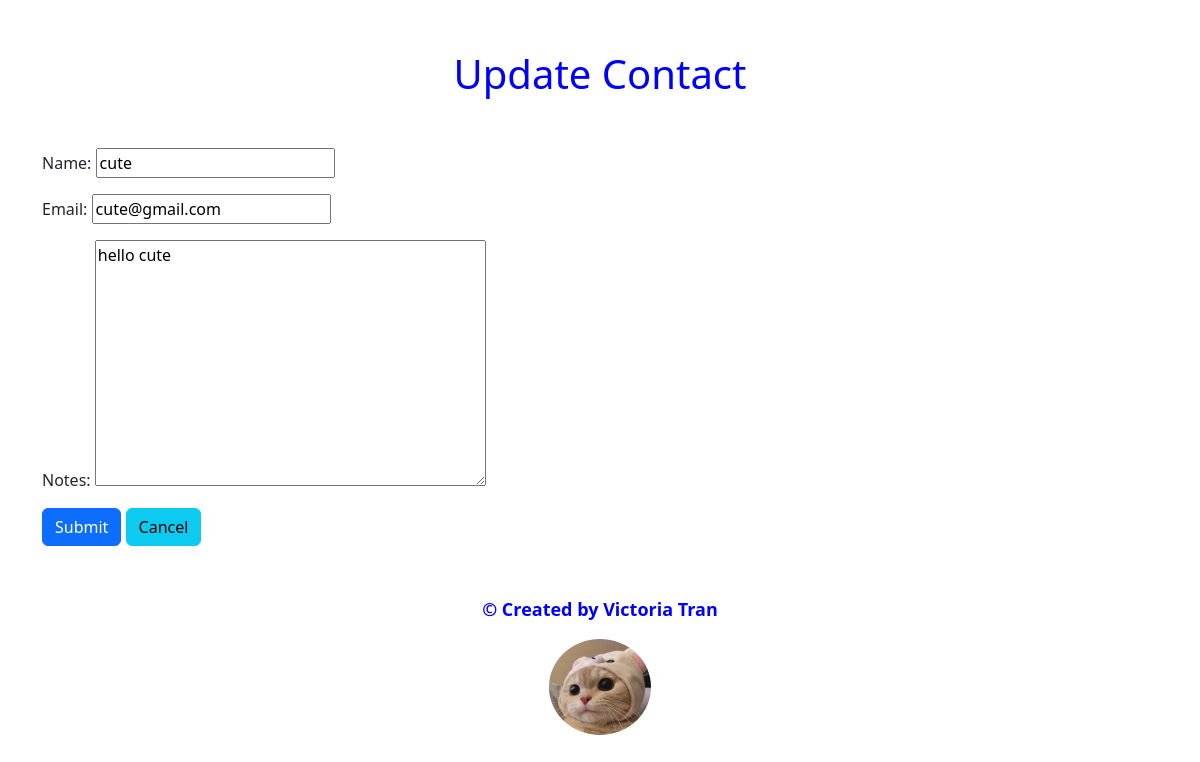
The app's page /contact/3/update/ with its own data.
### contacts/models.py (models this page shows)
class Contact(models.Model):
    name = models.CharField(max_length=20, null=False, unique=True, error_messages={'unique':"Contact with this name already exists."})
    email = models.EmailField(null=False, unique=True, error_messages={
        'unique': "This email is already in use.",
        'required': "Email field cannot be empty.",
        'invalid': "Enter a valid email address."})
    notes = models.TextField(max_length = 200, default="", blank="True") #multiple lines of text
    created_time = models.DateTimeField(auto_now_add=True)

### contacts/views.py (the view)
# urls.py: path("contact/<int:pk>/update/", ContactUpdateView.as_view(), name="contact_update"),
class ContactUpdateView(UpdateView):
    model = Contact
    form_class = ContactForm
    template_name = 'contacts/contact_update.html'
    success_url = reverse_lazy('contact_list')

### contacts/contact_form.py
class ContactForm(ModelForm):
    class Meta:
        model = Contact
        fields = "__all__"

### contacts/templates/contacts/contact_update.html (shortened to what this page needs)
{% extends 'base.html' %}
{% block content %}
<h1>Update Contact</h1>
<form method="post">
    {{ form.as_p}}
    <input class="btn btn-primary" type="submit"/>
    <a class="btn btn-info" href="{% url 'contact_list' %}">Cancel</a>
</form>
{% endblock content %}

### templates/base.html (style rules this page uses)
h1 { text-align: center; margin: 50px; color: blue; }

### records on screen
Contact: name "cute", email "cute@gmail.com", notes "hello cute"
